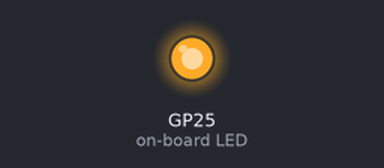
Bench run of a program on a simulated Raspberry Pi Pico running MicroPython. Parts: output pins drawn as LEDs (lit = HIGH). What the program prints to the serial console is not drawn. At 0.0 s the program stops and its outputs stay as they are.

Above: at 0.1 s.
Timing chart, 0 to 1.5 s (numbered marks = the images above):
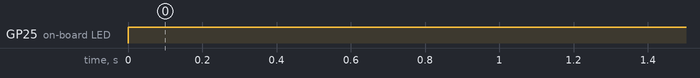

The program:

display.py
```python
from machine import Pin, I2C
# import Adafruit_SSD1306 as disp

Pin('LED', Pin.OUT).value(1)
# I2C address of the SSD1306 display
dispAddr = 0x3C

i2c = I2C(scl=Pin(17, Pin.PULL_UP), sda=Pin(16,Pin.PULL_UP), freq=400000)

# Create the display object
# oled = disp.SSD1306_128_64(i2c, dispAddr)

# write hello world to the display
# oled.clear()

# creat an I2C bus
i2c = I2C(scl=Pin('X1'), sda=Pin('X2'))

# scan for list of attached devices
dev_list = i2c.scan()
print(dev_list)
```

Measured:
- by itself, GP25 (on-board LED): LOW → HIGH at 0.00 s
